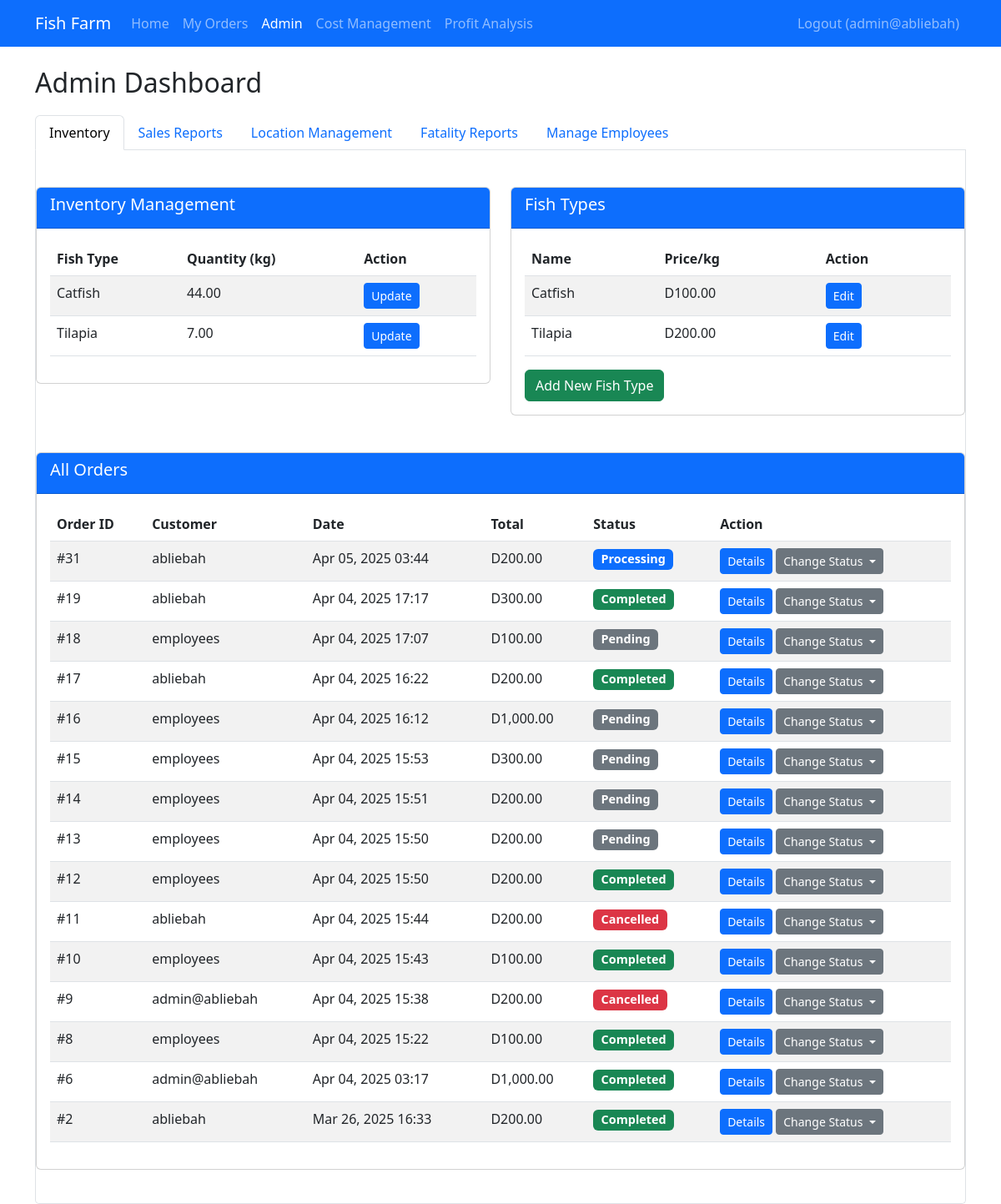
/admin.php (signed in), run on the app's committed database.
### tables this page shows
CREATE TABLE `inventory` (
  `id` int(11) NOT NULL,
  `fish_type_id` int(11) NOT NULL,
  `quantity_kg` decimal(10,2) NOT NULL,
  `last_updated` timestamp NOT NULL DEFAULT current_timestamp() ON UPDATE current_timestamp()
);

CREATE TABLE `fish_types` (
  `id` int(11) NOT NULL,
  `name` varchar(50) NOT NULL,
  `description` text DEFAULT NULL,
  `price_per_kg` decimal(10,2) NOT NULL,
  `image_path` varchar(255) DEFAULT NULL
);

CREATE TABLE `orders` (
  `id` int(11) NOT NULL,
  `user_id` int(11) NOT NULL,
  `order_date` timestamp NOT NULL DEFAULT current_timestamp(),
  `status` enum('pending','processing','completed','cancelled') DEFAULT 'pending',
  `total_amount` decimal(10,2) NOT NULL
);

CREATE TABLE `users` (
  `id` int(11) NOT NULL,
  `username` varchar(50) NOT NULL,
  `password` varchar(255) NOT NULL,
  `email` varchar(100) NOT NULL,
  `role` enum('admin','employee','customer') DEFAULT 'customer',
  `created_at` timestamp NOT NULL DEFAULT current_timestamp()
);

### auth.php (called while the page is built, shortened)
<?php
function isLoggedIn()
{
    return isset($_SESSION['user_id']);
}
function isAdmin()
{
    return isLoggedIn() && $_SESSION['role'] === 'admin';
}

### functions.php (called while the page is built, shortened)
<?php
require_once 'config.php';
function getAllFishTypes()
{
    global $pdo;
    $stmt = $pdo->query("SELECT * FROM fish_types");
    return $stmt->fetchAll();
}
function getInventory()
{
    global $pdo;
    $stmt = $pdo->query("SELECT i.*, f.name, f.price_per_kg FROM inventory i JOIN fish_types f ON i.fish_type_id = f.id");
    return $stmt->fetchAll();
}
function getOrders($userId = null)
{
    global $pdo;
    if ($userId) {
        $stmt = $pdo->prepare("SELECT o.*, u.username FROM orders o JOIN users u ON o.user_id = u.id WHERE o.user_id = ? ORDER BY o.order_date DESC");
        $stmt->execute([$userId]);
    } else {
        $stmt = $pdo->query("SELECT o.*, u.username FROM orders o JOIN users u ON o.user_id = u.id ORDER BY o.order_date DESC");
    }
    return $stmt->fetchAll();
}

### admin.php (the view, shortened to what this page needs)
<?php
require_once 'auth.php';
require_once 'functions.php';
$fishTypes = getAllFishTypes();
$inventory = getInventory();
$orders = getOrders();
?>
<!DOCTYPE html>
<html lang="en">
<head>
    <link href="https://cdn.jsdelivr.net/npm/bootstrap@5.3.0/dist/css/bootstrap.min.css" rel="stylesheet">
</head>
<body>
    <nav class="navbar navbar-expand-lg navbar-dark bg-primary">
        <div class="container">
            <a class="navbar-brand" href="#">Fish Farm</a>
            <div class="collapse navbar-collapse" id="navbarNav">
                <ul class="navbar-nav me-auto">
                    <li class="nav-item">
                        <a class="nav-link" href="index.php">Home</a>
                    </li>
                    <li class="nav-item">
                        <a class="nav-link" href="orders.php">My Orders</a>
                    </li>
                    <li class="nav-item">
                        <a class="nav-link active" href="admin.php">Admin</a>
                    </li>
                    <li class="nav-item">
                        <a class="nav-link" href="cost_management.php">Cost Management</a>
                    </li>
                    <li class="nav-item">
                        <a class="nav-link" href="profit_analysis.php">Profit Analysis</a>
                    </li>
                </ul>
                <ul class="navbar-nav">
                    <li class="nav-item">
                        <a class="nav-link" href="logout.php">Logout (<?= htmlspecialchars($_SESSION['username']) ?>)</a>
                    </li>
                </ul>
            </div>
        </div>
    </nav>
    <div class="container mt-4">
        <h2>Admin Dashboard</h2>
        <ul class="nav nav-tabs" id="adminTabs" role="tablist">
            <li class="nav-item" role="presentation">
                <button class="nav-link active" id="inventory-tab" data-bs-toggle="tab" data-bs-target="#inventory" type="button" role="tab">Inventory</button>
            </li>
            <li class="nav-item" role="presentation">
                <button class="nav-link" id="sales-tab" data-bs-toggle="tab" data-bs-target="#sales" type="button" role="tab">Sales Reports</button>
            </li>
            <li class="nav-item" role="presentation">
                <button class="nav-link" id="locations-tab" data-bs-toggle="tab" data-bs-target="#locations" type="button" role="tab">Location Management</button>
            </li>
            <li class="nav-item" role="presentation">
                <button class="nav-link" id="fatality-tab" data-bs-toggle="tab" data-bs-target="#fatality" type="button" role="tab">Fatality Reports</button>
            </li>
            <?php if (isAdmin()): ?>
                <li class="nav-item">
                    <a class="nav-link" href="manage_employees.php">Manage Employees</a>
                </li>
            <?php endif; ?>
        </ul>
        <div class="tab-content" id="adminTabsContent">
            <div class="tab-pane fade show active" id="inventory" role="tabpanel">
                <div class="row mt-4">
                    <div class="col-md-6">
                        <div class="card">
                            <div class="card-header bg-primary text-white">
                                <h5>Inventory Management</h5>
                            </div>
                            <div class="card-body">
                                <table class="table table-striped">
                                    <thead>
                                        <tr>
                                            <th>Fish Type</th>
                                            <th>Quantity (kg)</th>
                                            <th>Action</th>
                                        </tr>
                                    </thead>
                                    <tbody>
                                        <?php foreach ($inventory as $item): ?>
                                            <tr>
                                                <td><?= htmlspecialchars($item['name']) ?></td>
                                                <td><?= number_format($item['quantity_kg'], 2) ?></td>
                                                <td>
                                                    <button class="btn btn-sm btn-primary" data-bs-toggle="modal" data-bs-target="#updateInventoryModal"
                                                        data-id="<?= $item['fish_type_id'] ?>" data-name="<?= htmlspecialchars($item['name']) ?>"
                                                        data-quantity="<?= $item['quantity_kg'] ?>">
                                                        Update
                                                    </button>
                                                </td>
                                            </tr>
                                        <?php endforeach; ?>
                                    </tbody>
                                </table>
                            </div>
                        </div>
                    </div>
                    <div class="col-md-6">
                        <div class="card">
                            <div class="card-header bg-primary text-white">
                                <h5>Fish Types</h5>
                            </div>
                            <div class="card-body">
                                <table class="table table-striped">
                                    <thead>
                                        <tr>
                                            <th>Name</th>
                                            <th>Price/kg</th>
                                            <th>Action</th>
                                        </tr>
                                    </thead>
                                    <tbody>
                                        <?php foreach ($fishTypes as $fish): ?>
                                            <tr>
                                                <td><?= htmlspecialchars($fish['name']) ?></td>
                                                <td>D<?= number_format($fish['price_per_kg'], 2) ?></td>
                                                <td>
                                                    <button class="btn btn-sm btn-primary" data-bs-toggle="modal" data-bs-target="#editFishModal"
                                                        data-id="<?= $fish['id'] ?>" data-name="<?= htmlspecialchars($fish['name']) ?>"
                                                        data-description="<?= htmlspecialchars($fish['description']) ?>"
                                                        data-price="<?= $fish['price_per_kg'] ?>">
                                                        Edit
                                                    </button>
                                                </td>
                                            </tr>
                                        <?php endforeach; ?>
                                    </tbody>
                                </table>
                                <button class="btn btn-success" data-bs-toggle="modal" data-bs-target="#addFishModal">
                                    Add New Fish Type
                                </button>
                            </div>
                        </div>
                    </div>
                </div>
                <div class="card mt-4">
                    <div class="card-header bg-primary text-white">
                        <h5>All Orders</h5>
                    </div>
                    <div class="card-body">
                        <table class="table table-striped">
                            <thead>
                                <tr>
                                    <th>Order ID</th>
                                    <th>Customer</th>
                                    <th>Date</th>
                                    <th>Total</th>
                                    <th>Status</th>
                                    <th>Action</th>
                                </tr>
                            </thead>
                            <tbody>
                                <?php foreach ($orders as $order): ?>
                                    <tr>
                                        <td>#<?= $order['id'] ?></td>
                                        <td><?= htmlspecialchars($order['username']) ?></td>
                                        <td><?= date('M d, Y H:i', strtotime($order['order_date'])) ?></td>
                                        <td>D<?= number_format($order['total_amount'], 2) ?></td>
                                        <td>
                                            <span class="badge
                                            <?= $order['status'] === 'completed' ? 'bg-success' : ($order['status'] === 'processing' ? 'bg-primary' : ($order['status'] === 'cancelled' ? 'bg-danger' : 'bg-secondary')) ?>">
                                                <?= ucfirst($order['status']) ?>
                                            </span>
                                        </td>
                                        <td>
                                            <button class="btn btn-sm btn-primary" data-bs-toggle="modal" data-bs-target="#orderDetailsModal"
                                                data-id="<?= $order['id'] ?>">
                                                Details
                                            </button>
                                            <div class="btn-group">
                                                <button type="button" class="btn btn-sm btn-secondary dropdown-toggle" data-bs-toggle="dropdown">
                                                    Change Status
                                                </button>
                                            </div>
                                        </td>
                                    </tr>
                                <?php endforeach; ?>
                            </tbody>
                        </table>
                    </div>
                </div>
            </div>
        </div>
    </div>
</body>
</html>

### admin.php (style rules this page uses)
.tab-content { padding: 20px 0; border-left: 1px solid #dee2e6; border-right: 1px solid #dee2e6; border-bottom: 1px solid #dee2e6; border-radius: 0 0 5px 5px; }
.badge { font-size: 0.9rem; }
.card { margin-bottom: 20px; }
.nav-tabs { margin-top: 20px; }

### data on the page
inventory: fish_type.name "Catfish", quantity_kg "44.00"
inventory: fish_type.name "Tilapia", quantity_kg "7.00"
fish_types: name "Catfish", price_per_kg "100.00"
fish_types: name "Tilapia", price_per_kg "200.00"
orders: id "31", user.username "abliebah", order_date "Apr 05, 2025 03:44", total_amount "200.00", status "Processing"
orders: id "19", user.username "abliebah", order_date "Apr 04, 2025 17:17", total_amount "300.00", status "Completed"
orders: id "18", user.username "employees", order_date "Apr 04, 2025 17:07", total_amount "100.00", status "Pending"
orders: id "17", user.username "abliebah", order_date "Apr 04, 2025 16:22", total_amount "200.00", status "Completed"
orders: id "16", user.username "employees", order_date "Apr 04, 2025 16:12", total_amount "1,000.00", status "Pending"
orders: id "15", user.username "employees", order_date "Apr 04, 2025 15:53", total_amount "300.00", status "Pending"
orders: id "14", user.username "employees", order_date "Apr 04, 2025 15:51", total_amount "200.00", status "Pending"
orders: id "13", user.username "employees", order_date "Apr 04, 2025 15:50", total_amount "200.00", status "Pending"
orders: id "12", user.username "employees", order_date "Apr 04, 2025 15:50", total_amount "200.00", status "Completed"
orders: id "11", user.username "abliebah", order_date "Apr 04, 2025 15:44", total_amount "200.00", status "Cancelled"
orders: id "10", user.username "employees", order_date "Apr 04, 2025 15:43", total_amount "100.00", status "Completed"
orders: id "9", user.username "admin@abliebah", order_date "Apr 04, 2025 15:38", total_amount "200.00", status "Cancelled"
orders: id "8", user.username "employees", order_date "Apr 04, 2025 15:22", total_amount "100.00", status "Completed"
orders: id "6", user.username "admin@abliebah", order_date "Apr 04, 2025 03:17", total_amount "1,000.00", status "Completed"
orders: id "2", user.username "abliebah", order_date "Mar 26, 2025 16:33", total_amount "200.00", status "Completed"

### other printed values
$_SESSION['username'] "admin@abliebah"
